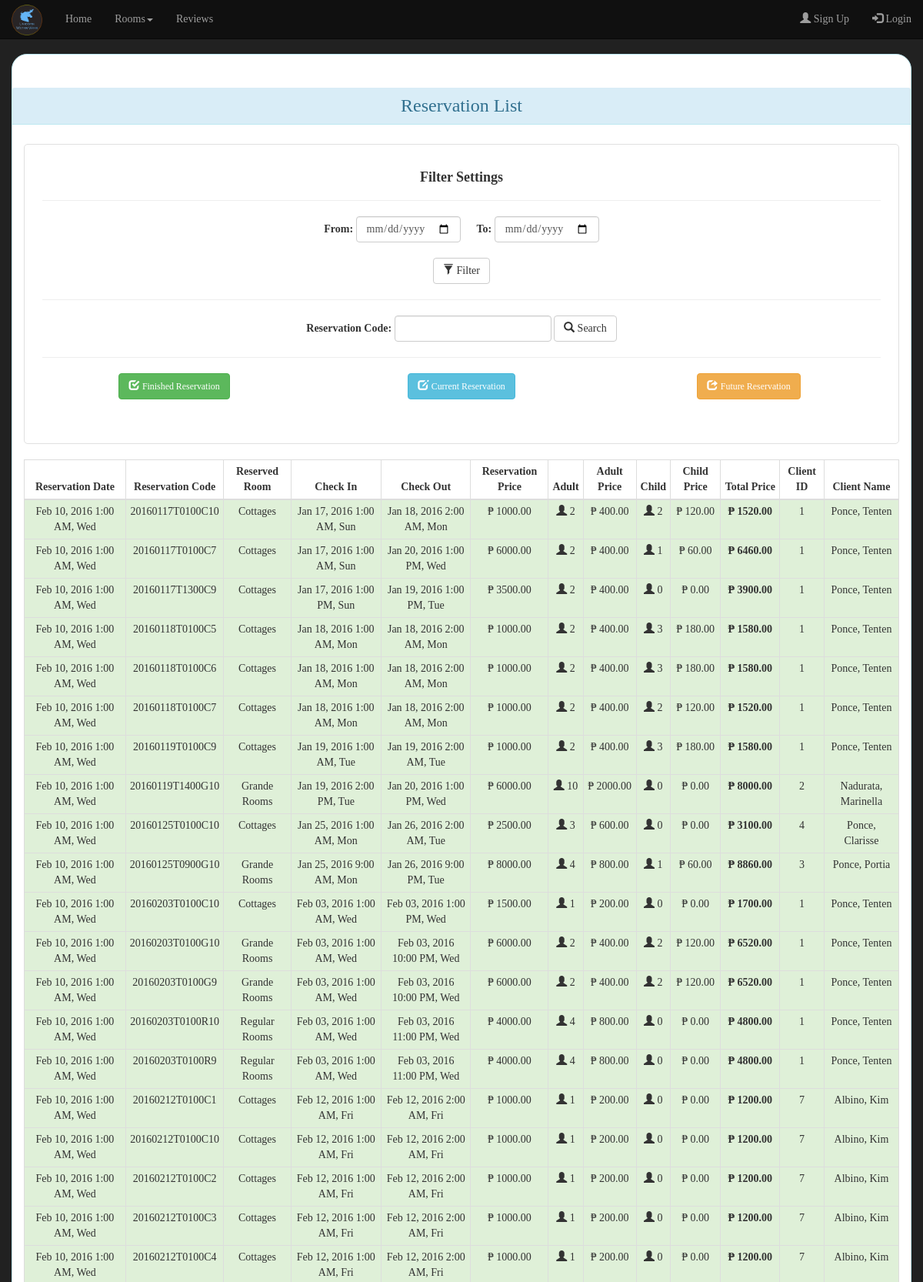
The app's page /reservations.php (upper part) with its own data.
### tables this page shows
CREATE TABLE `reservation` (
  `code` varchar(30) NOT NULL,
  `room` varchar(30) DEFAULT NULL,
  `checkIn` varchar(30) DEFAULT NULL,
  `checkOut` varchar(30) DEFAULT NULL,
  `stayPrice` double(8,2) DEFAULT NULL,
  `adultCount` int(2) DEFAULT NULL,
  `adultPrice` double(6,2) DEFAULT NULL,
  `childCount` int(2) DEFAULT NULL,
  `childPrice` double(6,2) DEFAULT NULL,
  `totalPrice` double(8,2) DEFAULT NULL,
  `clientID` int(4) DEFAULT NULL,
  `date` varchar(30) DEFAULT NULL,
  PRIMARY KEY (`code`)
);

### reservations.php (the view, shortened to what this page needs)
<?php
	include("motto.php");
	$dateToday = date('Y-m-d');
	$dateToday = $dateToday . "T" . date('H:i');
	$dateToday = date_create($dateToday);
	$finishFilter = false;
	$currentFilter = false;
	$futureFilter = false;
?>
<html lang="en">
  	<head>
	    <link rel="stylesheet" href="bootstrap/css/bootstrap.min.css">
	    <link rel="stylesheet" href="css/unicornic.css">
	    <link rel="stylesheet" href="css/reservations.css">
	</head>
  	<body data-spy="scroll" data-target=".navbar" data-offset="80">
	  	<nav id="nav" class="navbar navbar-inverse navbar-fixed-top">
		  	<div class="container-fluid">
			    <div class="navbar-header">
		    		<a href="index.php#home" class="navbar-brand">
		    			<img src="img/unicornLogo2.png" height="40px" width="40px"></img>
					</a>
			    </div>
			    <div class="collapse navbar-collapse" id="myNavbar">
			      	<ul class="nav navbar-nav">
			      		<li><a href="index.php#home">Home</a></li>
		        		<li class="dropdown">
		        			<a class="dropdown-toggle" data-toggle="dropdown" href="#">
		        				Rooms<span class="caret"></span>
		        			</a>
		        		</li>
		        		<li><a href="reviews.php">Reviews</a></li>
			      	</ul>
			      	<?php
			      	if (empty($_SESSION['login'])) {
				      	echo "
				      	<ul class='nav navbar-nav navbar-right'>
					        <li>
					        	<a href='signup.html'>
					        		<span class='glyphicon glyphicon-user'></span>
					        		Sign Up
					        	</a>
					        </li>
					        <li>
					        	<a href='login.html'>
					        		<span class='glyphicon glyphicon-log-in'></span>
					        		Login
				        		</a>
					        </li>
					    </ul>";
					}
				    ?>
			    </div>
		  	</div>
		</nav>
		<div class="card panel panel-default text-center panel-info" id="reservations">
			<h3 class="panel-heading">Reservation List</h3>
			<div class="panel-body">
				<div id="filter-setting">
					<h4><strong>Filter Settings</strong></h4>
					<hr>
					<form class="form-inline" method="post"
					action="<?php echo htmlspecialchars($_SERVER["PHP_SELF"]);?>">
						<label for="fromDate">From: </label>
						<input id="fromDate" name="fromDate" class="form-control"
						type="date" required="true" value=
						<?php
							if ($_SESSION['isDateFilter']) {
								echo $fromDate;
							}
						?>></input>
						<label for="toDate">To: </label>
						<input id="toDate" name="toDate" class="form-control"
						type="date" required="true" value=
						<?php
							if ($_SESSION['isDateFilter']) {
								echo $toDate;
							}
						?>></input>
						<br>
						<br>
						<?php
							if($_SESSION['isDateFilter']) {
								echo
								"<button class='btn btn-default' name='filterDate'>
									<span class='glyphicon glyphicon-filter'></span>
									 Filter
								</button>";
								echo "&nbsp;";
								echo
								"<button class='btn btn-danger' name='removeFilterDate'>
									<span class='glyphicon glyphicon-filter'></span>
									 Remove Filter
								</button>";
							} else {
								echo
								"<button class='btn btn-default' name='filterDate'>
									<span class='glyphicon glyphicon-filter'></span>
									 Filter
								</button>";
							}
						?>
					</form>
					<hr>
					<form class="form-inline" method="post"
					action="<?php echo htmlspecialchars($_SERVER["PHP_SELF"]);?>">
						<label for="reserveCode">Reservation Code: </label>
						<input onchange="validateCode()" oninput="validateCode()"
						id="reserveCode" name="reserveCode" class="form-control" required="true"></input>
						<button class="btn btn-default" name="searchCodeBtn">
							<span class="glyphicon glyphicon-search"></span>
							 Search
						</button>
					</form>
					<hr>
					<form  method="post"
					action="<?php echo htmlspecialchars($_SERVER["PHP_SELF"]);?>">
						<div class="row">
							<div class="col-xs-4">
								<button class="btn btn-success" name="finishBtn">
									<span class="glyphicon glyphicon-check"></span>
									<small>Finished Reservation</small>
								</button>
							</div>
							<div class="col-xs-4">
								<button class="btn btn-info" name="currentBtn">
									<span class="glyphicon glyphicon-edit"></span>
									<small>Current Reservation</small>
								</button>
							</div>
							<div class="col-xs-4">
								<button class="btn btn-warning" name="futureBtn">
									<span class="glyphicon glyphicon-share"></span>
									<small>Future Reservation</small>
								</button>
							</div>
						</div>
						<br>
					</form>
				</div>
				<br>
				<div class="table-responsive">
					<table class="table table-condensed table-bordered">
						<thead>
							<tr>
								<th>Reservation Date</th>
								<th>Reservation Code</th>
								<th>Reserved Room</th>
								<th>Check In</th>
								<th>Check Out</th>
								<th>Reservation Price</th>
								<th>Adult</th>
								<th>Adult Price</th>
								<th>Child</th>
								<th>Child Price</th>
								<th>Total Price</th>
								<th>Client ID</th>
								<th>Client Name</th>
							</tr>
						</thead>
						<tbody>
							<?php
								$sql = "SELECT date, code, room, checkIn, checkOut,
									stayPrice, adultCount, adultPrice, childCount,
									childPrice, totalPrice, clientID,
									concat(LastName, ', ' , FirstName) AS name
									FROM reservation, clients where ID=clientID";
								$result = mysqli_query($conn, $sql);
								while($row = mysqli_fetch_assoc($result)) {
									$reservePrase = date_create($row['date']);
									$checkInParse = date_create($row['checkIn']);
									$checkOutParse = date_create($row['checkOut']);
									$reserveDate = date_format($reservePrase, 'M d, Y');
									$reserveDay = date_format($reservePrase, 'D');
									$reserveTime = date_format($reservePrase, 'g:i A');
									$checkInDate = date_format($checkInParse, 'M d, Y');
									$checkInDay = date_format($checkInParse, 'D');
									$checkInTime = date_format($checkInParse, 'g:i A');
									$checkOutDate = date_format($checkOutParse, 'M d, Y');
									$checkOutDay = date_format($checkOutParse, 'D');
									$checkOutTime = date_format($checkOutParse, 'g:i A');
									$reserveDate = $reserveDate . " " . $reserveTime . ", " . $reserveDay;
									$checkIn = $checkInDate . " " . $checkInTime . ", " . $checkInDay;
									$checkOut = $checkOutDate . " " . $checkOutTime . ", " . $checkOutDay;
									if ($dateToday > $checkOutParse &&
										!$currentFilter && !$futureFilter) {
										echo "<tr class='bg-success'>";
									} else if ($dateToday < $checkInParse &&
										!$currentFilter && !$finishFilter) {
										echo "<tr class='bg-warning'>";
									} else if ($dateToday < $checkOutParse && $dateToday > $checkInParse &&
										!$finishFilter && !$futureFilter) {
										echo "<tr class='bg-info'>";
									} else {
										continue;
									}
									echo "<td>".$reserveDate."</td>";
									echo "<td>".$row['code']."</td>";
				                    echo "<td>".$row['room']."</td>";
				                    echo "<td>".$checkIn."</td>";
				                    echo "<td>".$checkOut."</td>";
				                    echo "<td>&#8369; ".$row['stayPrice']."</td>";
				                    echo "<td>
				                    		<span class='glyphicon glyphicon-user'></span> "
				                    		.$row['adultCount'].
				                    	"</td>";
				                    echo "<td>&#8369; ".$row['adultPrice']."</td>";
				                    echo "<td>
				                    		<span class='glyphicon glyphicon-user'></span> "
				                    		.$row['childCount'].
				                    	"</td>";
				                    echo "<td>&#8369; ".$row['childPrice']."</td>";
				                    echo "<td><b>&#8369; ".$row['totalPrice']."</b></td>";
				                    echo "<td>".$row['clientID']."</td>";
				                    echo "<td>".$row['name']."</td>";
									echo "</tr>";
								}
							?>
						</tbody>
					</table>
				</div>
			</div>
		</div>
	</body>
</html>

### css/unicornic.css (style rules this page uses)
.card { padding: 2% 0; border-radius: 20px; background: #fff; margin: 20px 0; }
html { height: 100%; }
body { height: 100%; padding: 0 15px; background: #212121; }
#nav { font-family: 'Century Gothic'; background: #101010; }
.navbar-brand > img { margin-top: -9px; }

### css/reservations.css (style rules this page uses)
body { padding-top: 50px; }
#reservations { font-family: 'Century Gothic'; }
.table { font-size: 14px; }
th, tbody { text-align: center; }
#filter-setting { border: 1px solid #e0e0e0; border-radius: 5px; padding: 2%; }

### records on screen
reservation: date "Feb 10, 2016 1:00 AM, Wed", code "20160117T0100C10", room "Cottages", checkIn "Jan 17, 2016 1:00 AM, Sun", checkOut "Jan 18, 2016 2:00 AM, Mon", stayPrice "1000.00", adultCount "2", adultPrice "400.00", childCount "2", childPrice "120.00", totalPrice "1520.00", clientID "1", name "Ponce, Tenten"
reservation: date "Feb 10, 2016 1:00 AM, Wed", code "20160117T0100C7", room "Cottages", checkIn "Jan 17, 2016 1:00 AM, Sun", checkOut "Jan 20, 2016 1:00 PM, Wed", stayPrice "6000.00", adultCount "2", adultPrice "400.00", childCount "1", childPrice "60.00", totalPrice "6460.00", clientID "1", name "Ponce, Tenten"
reservation: date "Feb 10, 2016 1:00 AM, Wed", code "20160117T1300C9", room "Cottages", checkIn "Jan 17, 2016 1:00 PM, Sun", checkOut "Jan 19, 2016 1:00 PM, Tue", stayPrice "3500.00", adultCount "2", adultPrice "400.00", childCount "0", childPrice "0.00", totalPrice "3900.00", clientID "1", name "Ponce, Tenten"
reservation: date "Feb 10, 2016 1:00 AM, Wed", code "20160118T0100C5", room "Cottages", checkIn "Jan 18, 2016 1:00 AM, Mon", checkOut "Jan 18, 2016 2:00 AM, Mon", stayPrice "1000.00", adultCount "2", adultPrice "400.00", childCount "3", childPrice "180.00", totalPrice "1580.00", clientID "1", name "Ponce, Tenten"
reservation: date "Feb 10, 2016 1:00 AM, Wed", code "20160118T0100C6", room "Cottages", checkIn "Jan 18, 2016 1:00 AM, Mon", checkOut "Jan 18, 2016 2:00 AM, Mon", stayPrice "1000.00", adultCount "2", adultPrice "400.00", childCount "3", childPrice "180.00", totalPrice "1580.00", clientID "1", name "Ponce, Tenten"
reservation: date "Feb 10, 2016 1:00 AM, Wed", code "20160118T0100C7", room "Cottages", checkIn "Jan 18, 2016 1:00 AM, Mon", checkOut "Jan 18, 2016 2:00 AM, Mon", stayPrice "1000.00", adultCount "2", adultPrice "400.00", childCount "2", childPrice "120.00", totalPrice "1520.00", clientID "1", name "Ponce, Tenten"
reservation: date "Feb 10, 2016 1:00 AM, Wed", code "20160119T0100C9", room "Cottages", checkIn "Jan 19, 2016 1:00 AM, Tue", checkOut "Jan 19, 2016 2:00 AM, Tue", stayPrice "1000.00", adultCount "2", adultPrice "400.00", childCount "3", childPrice "180.00", totalPrice "1580.00", clientID "1", name "Ponce, Tenten"
reservation: date "Feb 10, 2016 1:00 AM, Wed", code "20160119T1400G10", room "Grande Rooms", checkIn "Jan 19, 2016 2:00 PM, Tue", checkOut "Jan 20, 2016 1:00 PM, Wed", stayPrice "6000.00", adultCount "10", adultPrice "2000.00", childCount "0", childPrice "0.00", totalPrice "8000.00", clientID "2", name "Nadurata, Marinella"
reservation: date "Feb 10, 2016 1:00 AM, Wed", code "20160125T0100C10", room "Cottages", checkIn "Jan 25, 2016 1:00 AM, Mon", checkOut "Jan 26, 2016 2:00 AM, Tue", stayPrice "2500.00", adultCount "3", adultPrice "600.00", childCount "0", childPrice "0.00", totalPrice "3100.00", clientID "4", name "Ponce, Clarisse"
reservation: date "Feb 10, 2016 1:00 AM, Wed", code "20160125T0900G10", room "Grande Rooms", checkIn "Jan 25, 2016 9:00 AM, Mon", checkOut "Jan 26, 2016 9:00 PM, Tue", stayPrice "8000.00", adultCount "4", adultPrice "800.00", childCount "1", childPrice "60.00", totalPrice "8860.00", clientID "3", name "Ponce, Portia"
reservation: date "Feb 10, 2016 1:00 AM, Wed", code "20160203T0100C10", room "Cottages", checkIn "Feb 03, 2016 1:00 AM, Wed", checkOut "Feb 03, 2016 1:00 PM, Wed", stayPrice "1500.00", adultCount "1", adultPrice "200.00", childCount "0", childPrice "0.00", totalPrice "1700.00", clientID "1", name "Ponce, Tenten"
reservation: date "Feb 10, 2016 1:00 AM, Wed", code "20160203T0100G10", room "Grande Rooms", checkIn "Feb 03, 2016 1:00 AM, Wed", checkOut "Feb 03, 2016 10:00 PM, Wed", stayPrice "6000.00", adultCount "2", adultPrice "400.00", childCount "2", childPrice "120.00", totalPrice "6520.00", clientID "1", name "Ponce, Tenten"
reservation: date "Feb 10, 2016 1:00 AM, Wed", code "20160203T0100G9", room "Grande Rooms", checkIn "Feb 03, 2016 1:00 AM, Wed", checkOut "Feb 03, 2016 10:00 PM, Wed", stayPrice "6000.00", adultCount "2", adultPrice "400.00", childCount "2", childPrice "120.00", totalPrice "6520.00", clientID "1", name "Ponce, Tenten"
reservation: date "Feb 10, 2016 1:00 AM, Wed", code "20160203T0100R10", room "Regular Rooms", checkIn "Feb 03, 2016 1:00 AM, Wed", checkOut "Feb 03, 2016 11:00 PM, Wed", stayPrice "4000.00", adultCount "4", adultPrice "800.00", childCount "0", childPrice "0.00", totalPrice "4800.00", clientID "1", name "Ponce, Tenten"
reservation: date "Feb 10, 2016 1:00 AM, Wed", code "20160203T0100R9", room "Regular Rooms", checkIn "Feb 03, 2016 1:00 AM, Wed", checkOut "Feb 03, 2016 11:00 PM, Wed", stayPrice "4000.00", adultCount "4", adultPrice "800.00", childCount "0", childPrice "0.00", totalPrice "4800.00", clientID "1", name "Ponce, Tenten"
reservation: date "Feb 10, 2016 1:00 AM, Wed", code "20160212T0100C1", room "Cottages", checkIn "Feb 12, 2016 1:00 AM, Fri", checkOut "Feb 12, 2016 2:00 AM, Fri", stayPrice "1000.00", adultCount "1", adultPrice "200.00", childCount "0", childPrice "0.00", totalPrice "1200.00", clientID "7", name "Albino, Kim"
reservation: date "Feb 10, 2016 1:00 AM, Wed", code "20160212T0100C10", room "Cottages", checkIn "Feb 12, 2016 1:00 AM, Fri", checkOut "Feb 12, 2016 2:00 AM, Fri", stayPrice "1000.00", adultCount "1", adultPrice "200.00", childCount "0", childPrice "0.00", totalPrice "1200.00", clientID "7", name "Albino, Kim"
reservation: date "Feb 10, 2016 1:00 AM, Wed", code "20160212T0100C2", room "Cottages", checkIn "Feb 12, 2016 1:00 AM, Fri", checkOut "Feb 12, 2016 2:00 AM, Fri", stayPrice "1000.00", adultCount "1", adultPrice "200.00", childCount "0", childPrice "0.00", totalPrice "1200.00", clientID "7", name "Albino, Kim"
reservation: date "Feb 10, 2016 1:00 AM, Wed", code "20160212T0100C3", room "Cottages", checkIn "Feb 12, 2016 1:00 AM, Fri", checkOut "Feb 12, 2016 2:00 AM, Fri", stayPrice "1000.00", adultCount "1", adultPrice "200.00", childCount "0", childPrice "0.00", totalPrice "1200.00", clientID "7", name "Albino, Kim"
reservation: date "Feb 10, 2016 1:00 AM, Wed", code "20160212T0100C4", room "Cottages", checkIn "Feb 12, 2016 1:00 AM, Fri", checkOut "Feb 12, 2016 2:00 AM, Fri", stayPrice "1000.00", adultCount "1", adultPrice "200.00", childCount "0", childPrice "0.00", totalPrice "1200.00", clientID "7", name "Albino, Kim"
